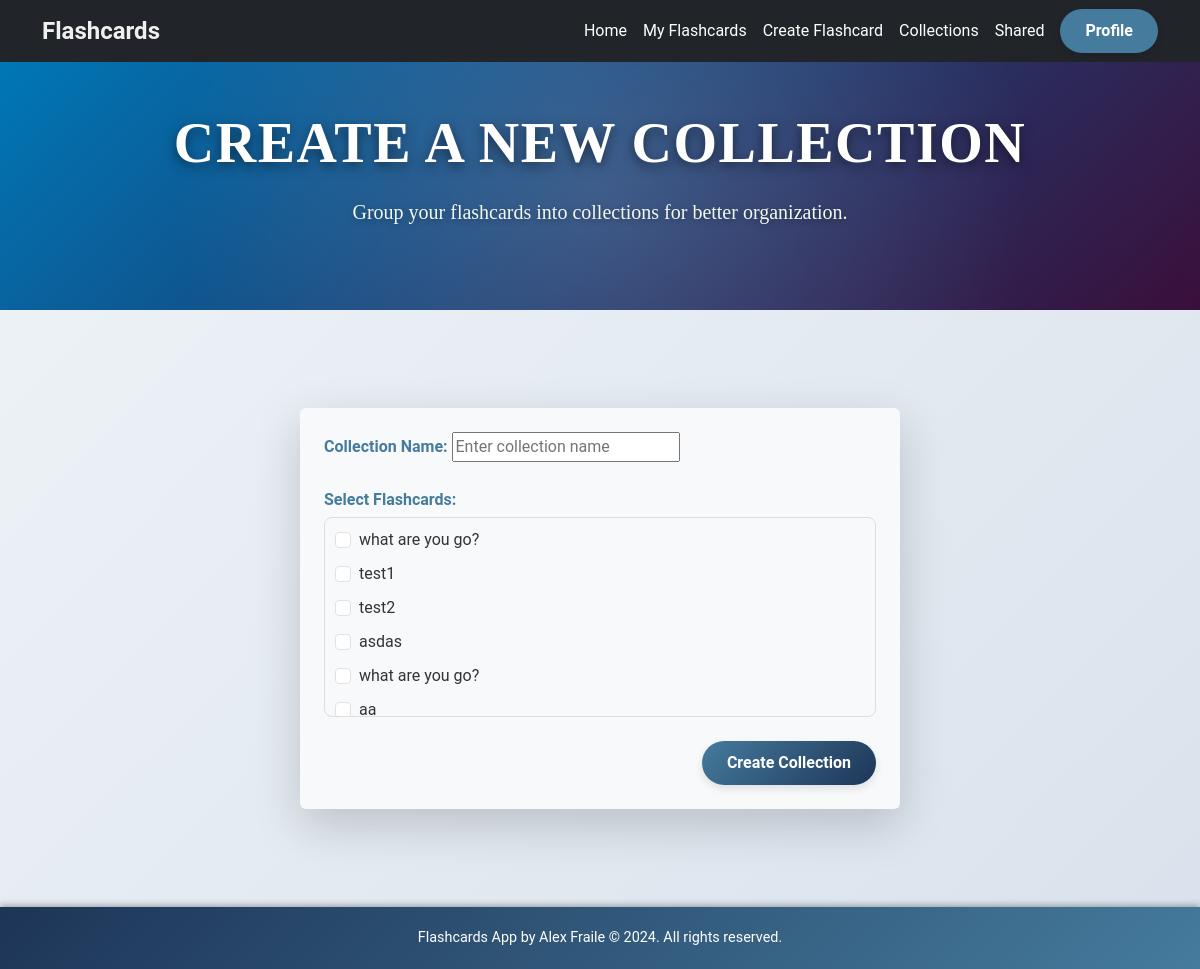
Screenshot of /flashcards/collections/create/ (signed in) with the database file from the repository.
### flashcards/models.py (models this page shows, shortened)
class FlashCard(models.Model):
    DIFFICULTY_CHOICES = [
        ('easy', 'Easy'),
        ('medium', 'Medium'),
        ('hard', 'Hard'),
    ]
    question = models.CharField(max_length=255)
    answer = models.TextField()
    difficulty = models.CharField(max_length=50, choices=DIFFICULTY_CHOICES)
    is_shared = models.BooleanField(default=False)
    created_by = models.ForeignKey(
        settings.AUTH_USER_MODEL,
        on_delete=models.CASCADE,
        related_name='flashcards'
    )
    created_at = models.DateTimeField(auto_now_add=True)

### flashcards/views.py (the view)
# urls.py: path('collections/create/', views.collection_create, name='collection_create'),  # Create a new collection
@login_required
def collection_create(request):
    if request.method == 'POST':
        form = CollectionForm(request.POST, user=request.user)
        if form.is_valid():
            today = now().date()
            daily_collection_count = Collection.objects.filter(user=request.user, created_at__date=today).count()
            daily_limit = DailyLimit.objects.first()
            if daily_collection_count >= daily_limit.max_collections:
                messages.error(request, f"You've reached the daily limit of {daily_limit.max_collections} collections.")
                return redirect('flashcards:collection_create')
            collection = form.save(commit=False)
            collection.user = request.user
            collection.save()
            form.save_m2m()  # Save many-to-many relationships
            messages.success(request, "Collection created successfully!")
            return redirect('flashcards:collection_list')
    else:
        form = CollectionForm(user=request.user)
    return render(request, 'flashcards/collection_create.html', {'form': form})

### flashcards/forms.py
class CollectionForm(forms.ModelForm):
    flashcards = forms.ModelMultipleChoiceField(
        queryset=FlashCard.objects.none(),  # Initially empty, populated dynamically
        widget=forms.CheckboxSelectMultiple,
        required=False,
        label="Select Flashcards"
    )
    class Meta:
        model = Collection
        fields = ['name', 'flashcards']
        widgets = {
            'name': forms.TextInput(attrs={'placeholder': 'Enter collection name'}),
        }
        labels = {
            'name': "Collection Name",
            'flashcards': "Flashcards in Collection",
        }
    def __init__(self, *args, **kwargs):
        user = kwargs.pop('user', None)
        super().__init__(*args, **kwargs)
        if user:
            self.fields['flashcards'].queryset = FlashCard.objects.filter(
                models.Q(created_by=user) | models.Q(is_shared=True)
            )

### flashcards/templates/flashcards/collection_create.html (shortened to what this page needs)
<!DOCTYPE html>
<html lang="en">
<head>
    {% load static %}
    <link href="https://cdn.jsdelivr.net/npm/bootstrap@5.3.2/dist/css/bootstrap.min.css" rel="stylesheet">
    <link rel="stylesheet" href="{% static 'flashcards/styles.css' %}">
</head>
<body>
    <nav class="navbar navbar-expand-lg navbar-dark bg-dark py-2">
        <div class="container">
            <a class="navbar-brand" href="{% url 'index' %}">Flashcards</a>
            <div class="collapse navbar-collapse" id="navbarNav">
                <ul class="navbar-nav ms-auto">
                    <li class="nav-item"><a class="nav-link" href="{% url 'index' %}">Home</a></li>
                    <li class="nav-item"><a class="nav-link" href="{% url 'flashcards:flashcard_list' %}">My Flashcards</a></li>
                    <li class="nav-item"><a class="nav-link" href="{% url 'flashcards:flashcard_create' %}">Create Flashcard</a></li>
                    <li class="nav-item"><a class="nav-link" href="{% url 'flashcards:collection_list' %}">Collections</a></li>
                    <li class="nav-item"><a class="nav-link" href="{% url 'flashcards:flashcard_shared_list' %}">Shared</a></li>
                </ul>
                <a href="{% url 'flashcards:profile' %}" class="btn btn-outline-light btn-sm ms-2">Profile</a>
            </div>
        </div>
    </nav>
    <header class="text-center py-5" style="background: linear-gradient(135deg, #0077b6, #330633); color: white;">
        <div class="container">
            <h1 class="display-4 fw-bold">Create a New Collection</h1>
            <p class="lead">Group your flashcards into collections for better organization.</p>
        </div>
    </header>
    <div class="container py-5">
        <div class="form-container shadow-lg rounded p-4 bg-light">
            <form method="post">
                <div class="mb-4">
                    <label for="collection-name" class="form-label">Collection Name:</label>
                    {{ form.name }}
                </div>
                <div class="mb-4">
                    <label for="flashcards" class="form-label">Select Flashcards:</label>
                    <div class="flashcard-list">
                        {% for flashcard in form.flashcards.field.queryset %}
                            <div class="form-check flashcard-item">
                                <input class="form-check-input" type="checkbox" name="flashcards" value="{{ flashcard.id }}" id="flashcard-{{ flashcard.id }}">
                                <label class="form-check-label" for="flashcard-{{ flashcard.id }}">
                                    {{ flashcard.question }}
                                </label>
                            </div>
                        {% endfor %}
                    </div>
                </div>
                <div class="d-flex justify-content-end mt-4">
                    <button type="submit" class="btn btn-primary btn-lg btn-gradient">Create Collection</button>
                </div>
            </form>
        </div>
    </div>
    <footer>
        <div>Flashcards App by Alex Fraile © 2024. All rights reserved.</div>
    </footer>
</body>
</html>

### static/flashcards/styles.css (style rules this page uses)
body { background: linear-gradient(135deg, #f0f4f8, #d9e2ec); min-height: 100vh; display: flex; flex-direction: column; font-family: 'Roboto', Arial, sans-serif; margin: 0; padding: 0; color: #333; }
.navbar { background: #1f2933; box-shadow: 0 2px 4px rgba(0, 0, 0, 0.1); }
.navbar-brand { font-weight: bold; font-size: 1.5rem; color: #f0f0f0 !important; transition: color 0.3s ease-in-out; }
.navbar-nav .nav-link { color: #ffffff !important; font-size: 1rem; transition: color 0.3s ease-in-out; }
header { position: relative; background: linear-gradient(135deg, #a907d1, #a907d1, #a907d1); color: white; padding: 120px 20px; text-align: center; overflow: hidden; font-family: 'angelfinder'; }
header h1 { font-size: 4.5rem; font-weight: 700; margin-bottom: 20px; line-height: 1.1; letter-spacing: 1.5px; text-transform: uppercase; text-shadow: 0 4px 12px rgba(0, 0, 0, 0.5); animation: fadeIn 2s ease-in-out; }
header p { font-size: 1.5rem; font-weight: 300; margin-bottom: 35px; color: #f1faee; text-shadow: 0 2px 6px rgba(0, 0, 0, 0.3); animation: fadeIn 2.5s ease-in-out; }
header::before { content: ''; position: absolute; top: 0; left: 0; width: 100%; height: 100%; background: radial-gradient(circle, rgba(255, 255, 255, 0.15), transparent 70%); z-index: 0; animation: rotateOverlay 20s infinite linear; }
header::after { content: ''; position: absolute; top: -100px; left: -150px; width: 300%; height: 300%; background: radial-gradient(circle, rgba(255, 255, 255, 0.05), transparent 80%); z-index: 0; animation: floatParticles 30s infinite linear; }
header > * { position: relative; z-index: 1; }
.btn { border-radius: 8px; background-color: #457b9d; color: white; border: none; transition: background-color 0.3s ease; }
.form-container { max-width: 600px; margin: 50px auto; padding: 30px; background: rgba(255, 255, 255, 0.9); border-radius: 16px; box-shadow: 0 8px 16px rgba(0, 0, 0, 0.1); }
.form-container .form-label { font-weight: bold; margin-bottom: 5px; color: #457b9d; }
.flashcard-list { max-height: 200px; overflow-y: auto; border: 1px solid #ddd; border-radius: 8px; padding: 10px; }
.flashcard-item { margin-bottom: 10px; }
footer { background: linear-gradient(135deg, #1d3557, #457b9d); color: white; text-align: center; padding: 20px; font-size: 0.9rem; box-shadow: 0 -2px 6px rgba(0, 0, 0, 0.3); }
.btn { display: inline-block; padding: 10px 25px; font-size: 1rem; font-weight: bold; text-align: center; border: none; border-radius: 50px; transition: all 0.3s ease-in-out; box-shadow: 0 4px 8px rgba(0, 0, 0, 0.1); cursor: pointer; }
.btn-primary { background: linear-gradient(135deg, #457b9d, #1d3557); color: white; }

### rows the page displays
FlashCard: question "what are you go?"
FlashCard: question "test1"
FlashCard: question "test2"
FlashCard: question "asdas"
FlashCard: question "what are you go?"
FlashCard: question "aa"
